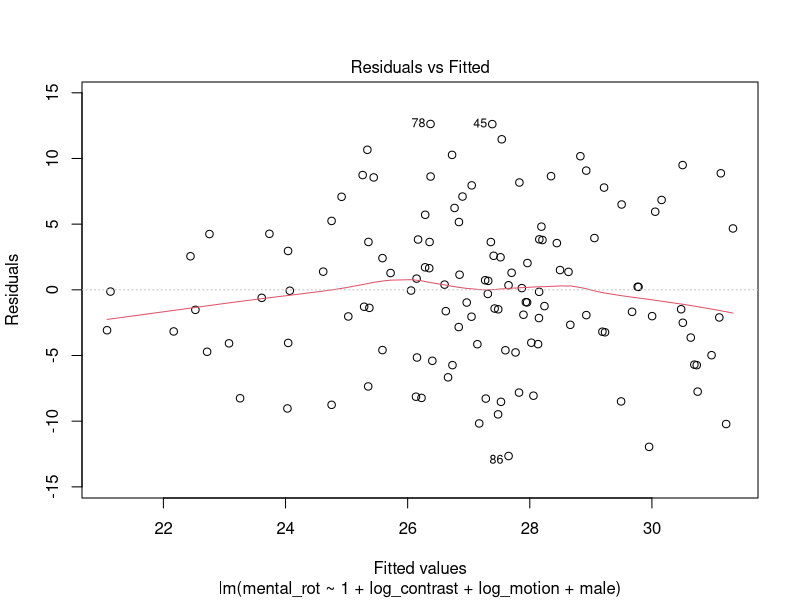
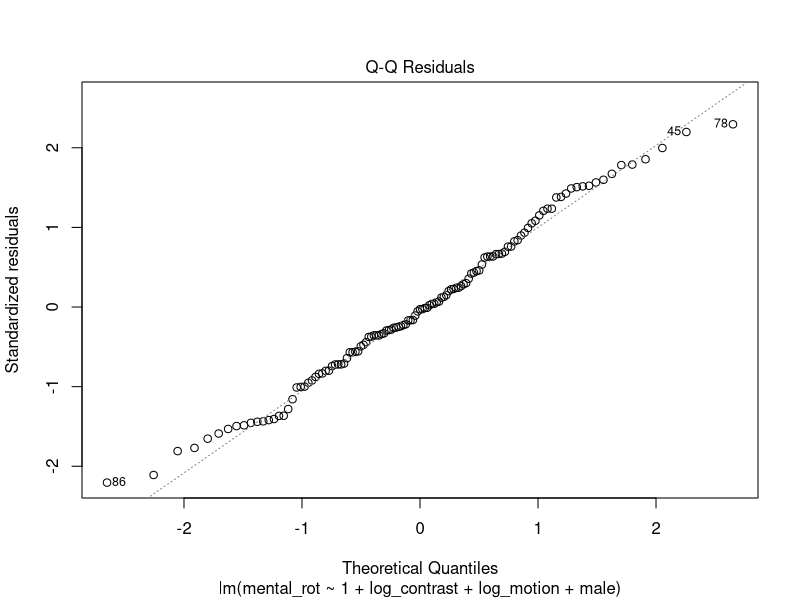
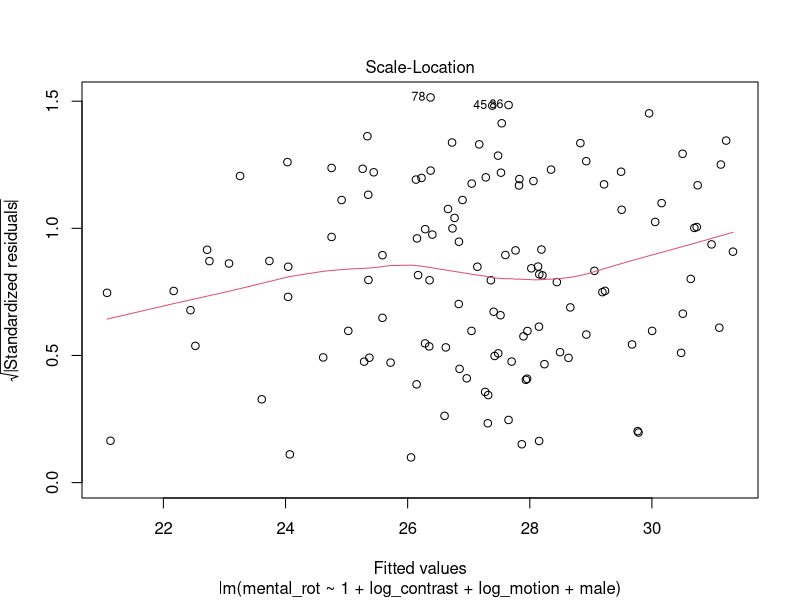
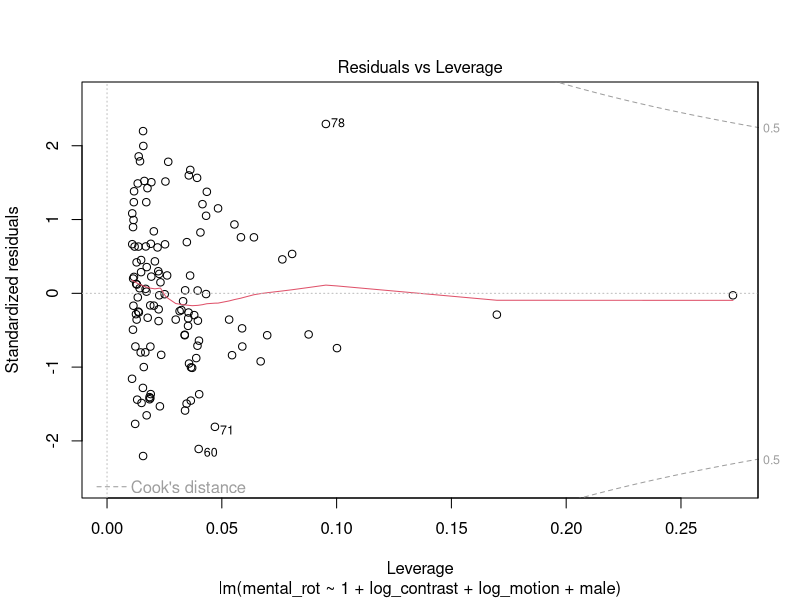

Write the R code that produced these figures, in order.
## ---- chunk 1
set.seed(1234)
n_boots <- 10000
library(tidyverse) # For pipe '%>%'
## ---- chunk 2
df <- readr::read_csv(file.path("csv/mr-contr-motion-sex.csv"))

# Requires all variables be numeric so we recode Sex with Female = 0, Male = 1.
df <- df %>%
  dplyr::mutate(., male = if_else(Sex == "Male", 1, 0)) %>%
  dplyr::select(., mental_rot, log_contrast, log_motion, male)
## ---- chunk 3
df <- df %>%
  dplyr::mutate(., male_motion = male * log_motion) %>%
  dplyr::select(., mental_rot, log_contrast, log_motion, male, male_motion)
## ---- chunk 4
male_motion_lm <- lm(formula = male_motion ~ 1 + male + log_motion, data = df)

male_motion_resid <- resid(male_motion_lm)

df <- df %>%
  dplyr::mutate(., male_motion_r = male_motion_resid) %>%
  dplyr::select(., mental_rot, log_contrast, log_motion, male, male_motion_r)
## ---- chunk 5
predictors <- names(df)[2:length(df)] 
## ---- chunk 6
eigen(cor(df))
## ---- chunk 7
fit1 <- lm(mental_rot ~ 1 + log_contrast + log_motion + male, data = df)
summary(fit1)
plot(fit1) # residual plots for OLS; use <Return> key to cycle through plots in console.
## ---- chunk 8
fit2 <- psych::corr.test(df)
print(fit2)
## ---- chunk 9
# First up is the RWA function for a traditional multiple regression analysis
multRegress <- function(mydata) {
  numVar <<- NCOL(mydata)
  Variables <<- names(mydata)[2:numVar]
  
  mydata <- cor(mydata, use = "pairwise.complete.obs")
  RXX <- mydata[2:numVar, 2:numVar]
  RXY <- mydata[2:numVar, 1]
  
  RXX.eigen <- eigen(RXX)
  D <- diag(RXX.eigen$val)
  delta <- sqrt(D)
  
  lambda <- RXX.eigen$vec %*% delta %*% t(RXX.eigen$vec)
  lambdasq <- lambda ^ 2
  beta <- solve(lambda) %*% RXY
  rsquare <<- sum(beta ^ 2)
  
  RawWgt <- lambdasq %*% beta ^ 2
  import <- (RawWgt / rsquare) * 100
  
  result <<-
    data.frame(Variables,
               Raw.RelWeight = RawWgt,
               Rescaled.RelWeight = import)
}

# Next up, are functions for the bootstrapping options
multBootstrap <- function(mydata, indices) {
  mydata <- mydata[indices, ]
  multWeights <- multRegress(mydata)
  return(multWeights$Raw.RelWeight)
}

multBootrand <- function(mydata, indices) {
  mydata <- mydata[indices, ]
  multRWeights <- multRegress(mydata)
  multReps <- multRWeights$Raw.RelWeight
  randWeight <- multReps[length(multReps)]
  randStat <- multReps[-(length(multReps))] - randWeight
  return(randStat)
}

multBootcomp <- function(mydata, indices, pred_index = 1) {
  mydata <- mydata[indices, ]
  multCWeights <- multRegress(mydata)
  multCeps <- multCWeights$Raw.RelWeight
  comp2Stat <-
    multCeps - multCeps[pred_index] # Need to change the number in brackets to reflect which predictor is focal
  comp2Stat <-
    comp2Stat[-pred_index] # # If 1st predictor, then [1], if the 3rd predictor, then [3]
  predictors2 <<-
    predictors[-pred_index] # Change number in all three lines (88:90) of code
  return(comp2Stat)
}

mybootci <- function(x, FUN2 = multBootcomp) {
  boot::boot.ci(multBoot,
          conf = 0.95,
          type = "bca",
          index = x) # using bias corrected and accelerated CIs
}

runBoot <- function(num) {
  INDEX <- 1:num
  test <- lapply(INDEX, FUN = mybootci)
  test2 <- t(sapply(test, '[[', i = 4)) #extracts confidence interval
  CIresult <<-
    data.frame(Variables,
               CI.Lower.Bound = test2[, 4],
               CI.Upper.Bound = test2[, 5])
}

myRbootci <- function(x) {
  boot::boot.ci(multRBoot,
          conf = 0.95,
          type = "bca",
          index = x)
}

runRBoot <- function(num) {
  INDEX <- 1:num
  test <- lapply(INDEX, FUN = myRbootci)
  test2 <- t(sapply(test, '[[', i = 4))
  CIresult <<-
    data.frame(predictors,
               CI.Lower.Bound = test2[, 4],
               CI.Upper.Bound = test2[, 5])
}

myCbootci <- function(x) {
  boot::boot.ci(multC2Boot,
          conf = 0.95,
          type = "bca",
          index = x)
}

runCBoot <- function(num) {
  INDEX <- 1:num
  test <- lapply(INDEX, FUN = myCbootci)
  test2 <- t(sapply(test, '[[', i = 4))
  CIresult <<-
    data.frame(predictors2,
               CI.Lower.Bound = test2[, 4],
               CI.Upper.Bound = test2[, 5])
}

myGbootci <- function(x) {
  boot::boot.ci(groupBoot,
          conf = 0.95,
          type = "bca",
          index = x)
}

runGBoot <- function(num) {
  INDEX <- 1:num
  test <- lapply(INDEX, FUN = myGbootci)
  test2 <- t(sapply(test, '[[', i = 4))
  CIresult <<-
    data.frame(predictors,
               CI.Lower.Bound = test2[, 4],
               CI.Upper.Bound = test2[, 5])
}
## ---- chunk 10
multRegress(df)
(RW.Results <-
    result) # create new objects that saves results of RW analysis.
# using the () just tells R to print the results and create the object.

(RSQ.Results <- rsquare)
## ---- chunk 11
#Bootstrapped Confidence interval around the individual relative weights
#Please be patient -- This can take a few minutes to run
multBoot <-
  boot::boot(df, multBootstrap, n_boots) # n_boots is the # of replications;
# you can change to other values.
multci <- boot::boot.ci(multBoot, conf = 0.95, type = "bca")
runBoot(length(df[, 2:numVar]))
CI.Results <- CIresult

#Bootstrapped Confidence interval tests of Significance
#Please be patient -- This can take a few minutes to run
randVar <- rnorm(nrow(df[, 1]), 0, 1)
randData <- cbind(df, randVar)
multRBoot <- boot::boot(randData, multBootrand, n_boots)
multRci <- boot::boot.ci(multRBoot, conf = 0.95, type = "bca")
runRBoot(length(randData[, 2:(numVar - 1)]))
CI.Significance <- CIresult
## ---- chunk 12
#R-squared For the Model
RSQ.Results

#The Raw and Rescaled Weights
RW.Results

#BCa Confidence Intervals around the raw weights
CI.Results

#BCa Confidence Interval Tests of significance
#If Zero is not included, Weight is Significant
CI.Significance
